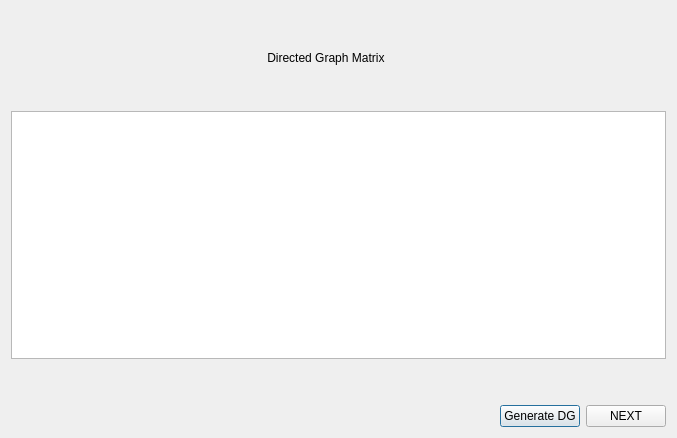
<?xml version="1.0" encoding="UTF-8"?>
<ui version="4.0">
 <class>Dialog_DG_view</class>
 <widget class="QDialog" name="Dialog_DG_view">
  <property name="geometry">
   <rect>
    <x>0</x>
    <y>0</y>
    <width>677</width>
    <height>438</height>
   </rect>
  </property>
  <property name="windowTitle">
   <string>Dialog</string>
  </property>
  <layout class="QVBoxLayout" name="verticalLayout_2">
   <item>
    <layout class="QVBoxLayout" name="verticalLayout">
     <item>
      <spacer name="verticalSpacer_2">
       <property name="orientation">
        <enum>Qt::Vertical</enum>
       </property>
       <property name="sizeType">
        <enum>QSizePolicy::Fixed</enum>
       </property>
       <property name="sizeHint" stdset="0">
        <size>
         <width>20</width>
         <height>40</height>
        </size>
       </property>
      </spacer>
     </item>
     <item>
      <widget class="QLabel" name="label">
       <property name="text">
        <string>                                                                             Directed Graph Matrix</string>
       </property>
      </widget>
     </item>
     <item>
      <spacer name="verticalSpacer_3">
       <property name="orientation">
        <enum>Qt::Vertical</enum>
       </property>
       <property name="sizeType">
        <enum>QSizePolicy::Fixed</enum>
       </property>
       <property name="sizeHint" stdset="0">
        <size>
         <width>20</width>
         <height>40</height>
        </size>
       </property>
      </spacer>
     </item>
     <item>
      <widget class="QTableWidget" name="tableDG"/>
     </item>
     <item>
      <spacer name="verticalSpacer">
       <property name="orientation">
        <enum>Qt::Vertical</enum>
       </property>
       <property name="sizeType">
        <enum>QSizePolicy::Fixed</enum>
       </property>
       <property name="sizeHint" stdset="0">
        <size>
         <width>20</width>
         <height>40</height>
        </size>
       </property>
      </spacer>
     </item>
     <item>
      <layout class="QHBoxLayout" name="horizontalLayout">
       <item>
        <spacer name="horizontalSpacer">
         <property name="orientation">
          <enum>Qt::Horizontal</enum>
         </property>
         <property name="sizeHint" stdset="0">
          <size>
           <width>40</width>
           <height>20</height>
          </size>
         </property>
        </spacer>
       </item>
       <item>
        <widget class="QPushButton" name="dgButton">
         <property name="text">
          <string>Generate DG</string>
         </property>
        </widget>
       </item>
       <item>
        <widget class="QPushButton" name="nextButton">
         <property name="text">
          <string>NEXT</string>
         </property>
        </widget>
       </item>
      </layout>
     </item>
    </layout>
   </item>
  </layout>
 </widget>
 <resources/>
 <connections/>
</ui>
